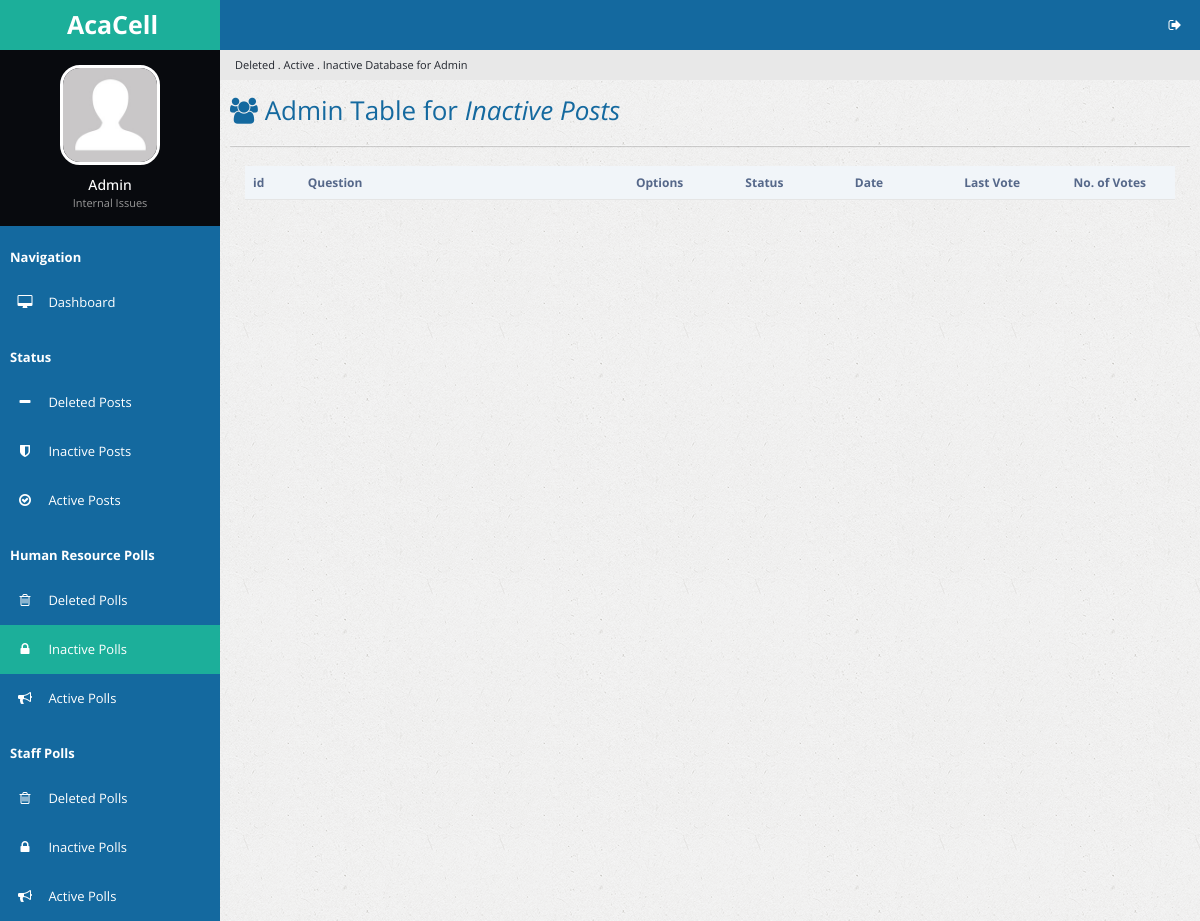
The page /inactpolls.php (signed in) on the database as committed earlier.
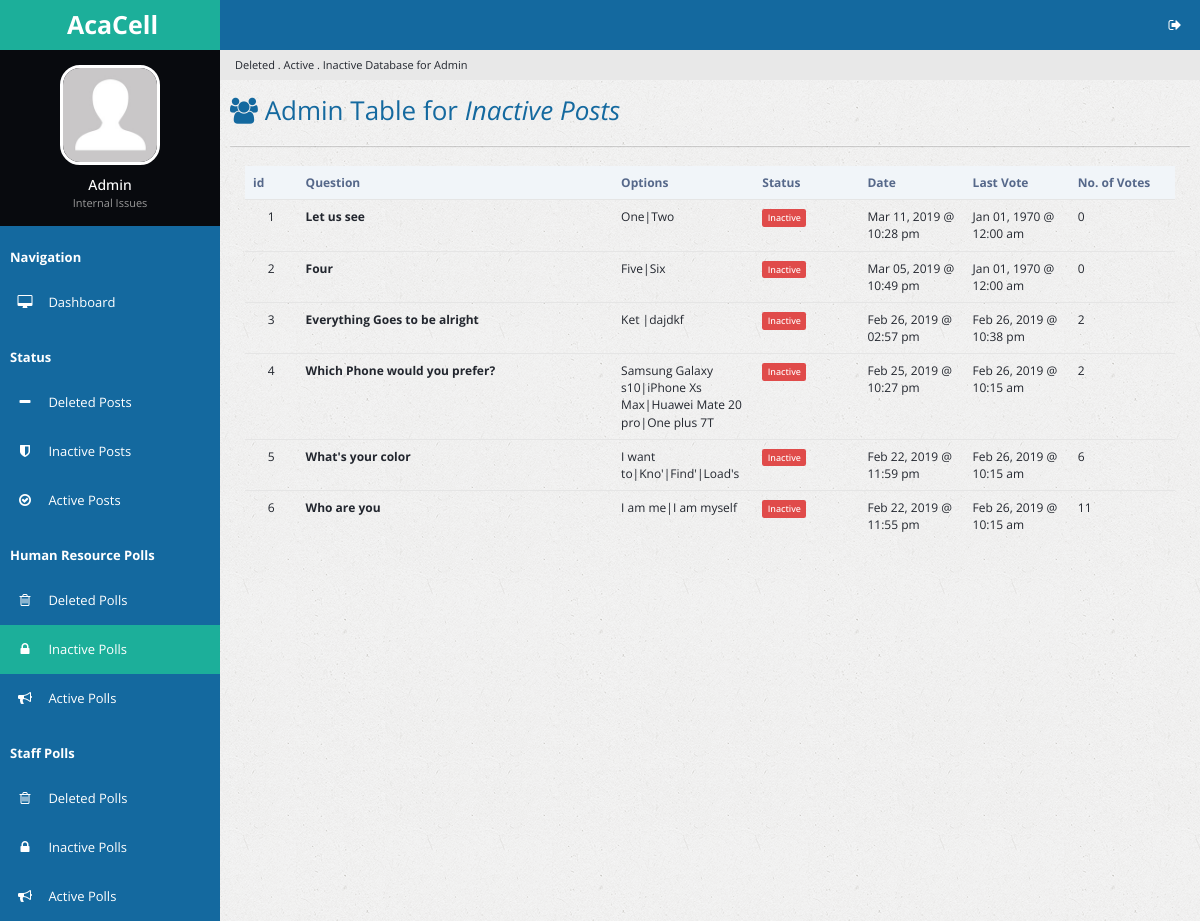
The same page on the database as committed later.
### tables this page shows
CREATE TABLE `poll` (
  `p_id` int(32) NOT NULL,
  `p_question` text NOT NULL,
  `date_created` double NOT NULL,
  `p_options` varchar(250) NOT NULL,
  `p_votes` varchar(250) NOT NULL DEFAULT '0',
  `p_number_options` tinyint(3) NOT NULL,
  `date_stop_display` double DEFAULT NULL,
  `p_voters` int(11) DEFAULT '0',
  `p_last_vote_date` double DEFAULT '0',
  `u_id` int(11) NOT NULL DEFAULT '0',
  `u_fname` varchar(64) NOT NULL DEFAULT 'HR',
  `table_type` varchar(16) NOT NULL DEFAULT 'poll'
);

### inactpolls.php (the view, shortened to what the changed rows need)
<?php
include 'handlers/dbcon.php';
$curr_time = time();
if (isset($_SESSION['loggedin']) && isset($_SESSION['adminpanel'])) {
?>
<!DOCTYPE html>
<html lang="en">
<head>
        <link rel="stylesheet" type="text/css" id="theme" href="css/theme-default.css"/>
    </head>
    <body>
        <div class="page-container">
            <div class="page-content">
                <div class="page-title">
                    <h2><span class="fa fa-users"></span> Admin Table for <i>Inactive Posts</b></i></h2>
                </div>
                <div class="page-content-wrap">
                    <div class="row">
                        <div class="col-md-12">
                                <div class="panel-body">
                                    <table id="customers2" class="table datatable">
                                        <thead>
                                          <tr>
                                            <th width="50">id</th>
                                            <th width="300">Question</th>
                                            <th width="100">Options</th>
                                            <th width="100">Status</th>
                                            <th width="100">Date</th>
                                            <th width="100">Last Vote</th>
                                            <th width="100">No. of Votes</th>
                                          </tr>
                                        </thead>
                                        <tbody>
                                          <?php
                                            $sql_delpolldisplay = "SELECT * FROM poll WHERE date_stop_display < $curr_time AND u_id = 0 ORDER BY date_created DESC";
                                            $success_delpolldisplay = mysqli_query($link, $sql_delpolldisplay);
                                            if ($success_delpolldisplay->num_rows > 0) {
                                              $i = 1;
                                              while($rows = $success_delpolldisplay->fetch_assoc()){
                                          ?>
                                                <tr id="trow<?php echo $rows['p_id']; ?>">
                                                  <td class="text-center"> <?php echo $i; ?> </td>
                                                  <td><strong><?php echo $rows['p_question']; ?></strong></td>
                                                  <td><?php echo $rows['p_options']; ?></td>
                                                  <td><?php echo "<span class='label label-danger'>Inactive</span>";?></td>
                                                  <td><?php echo date("M d, Y @ h:i a", $rows['date_created']); ?></td>
                                                  <td><?php echo date("M d, Y @ h:i a", $rows['p_last_vote_date']); ?></td>
                                                  <td><?php echo $rows['p_voters']; ?></td>
                                                </tr>
                                          <?php
                                            $i++;
                                                }
                                              }
                                          ?>
                                            </tbody>
                                    </table>
                                </div>
                            </div>
                        </div>
                    </div>
                </div>
            </div>
    </body>
</html>
<?php
}else {
  header('location:admin.php');
}
 ?>

Rows that differ between the two databases and show on the page:
added poll: p_question "Let us see", p_options "One|Two", date_created "Mar 11, 2019 @ 10:28 pm", p_last_vote_date "Jan 01, 1970 @ 12:00 am", p_voters "0"
added poll: p_question "Four", p_options "Five|Six", date_created "Mar 05, 2019 @ 10:49 pm", p_last_vote_date "Jan 01, 1970 @ 12:00 am", p_voters "0"
added poll: p_question "Everything Goes to be alright", p_options "Ket |dajdkf", date_created "Feb 26, 2019 @ 02:57 pm", p_last_vote_date "Feb 26, 2019 @ 10:38 pm", p_voters "2"
added poll: p_question "Which Phone would you prefer?", p_options "Samsung Galaxy s10|iPhone Xs Max|Huawei Mate 20 pro|One plus 7T", date_created "Feb 25, 2019 @ 10:27 pm", p_last_vote_date "Feb 26, 2019 @ 10:15 am", p_voters "2"
added poll: p_question "What's your color", p_options "I want to|Kno'|Find'|Load's", date_created "Feb 22, 2019 @ 11:59 pm", p_last_vote_date "Feb 26, 2019 @ 10:15 am", p_voters "6"
added poll: p_question "Who are you", p_options "I am me|I am myself", date_created "Feb 22, 2019 @ 11:55 pm", p_last_vote_date "Feb 26, 2019 @ 10:15 am", p_voters "11"
